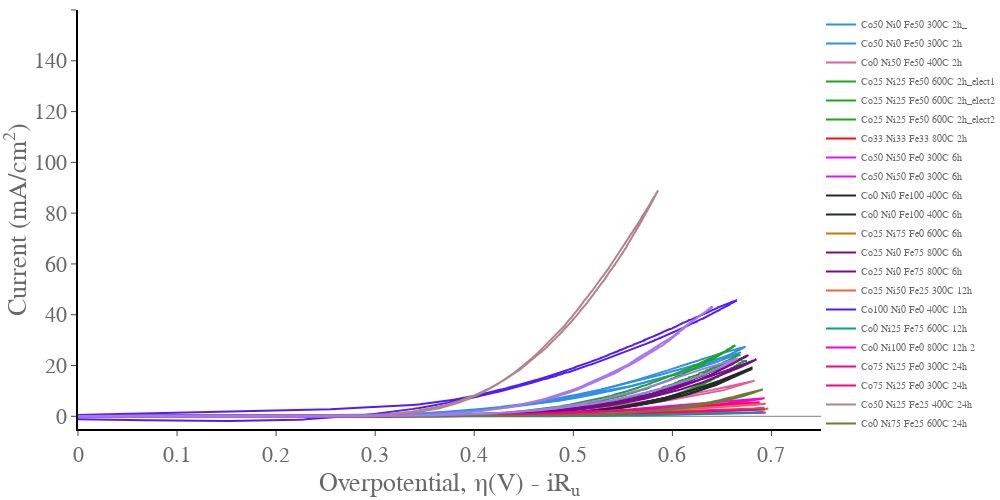

Source (notebook cell):
### Code cell
import plotly.graph_objects as go
import pandas as pd
import plotly.express as px
from EC_data_processing_lib import get_header_length
from EC_data_processing_lib import analyse_file
from EC_data_processing_lib import get_decimal_separator
from Data_setup_TMNML import data_set
import os
from galvani import BioLogic
fig_title = 'TMNS first paper'
fig = go.Figure()
colors = px.colors.qualitative.Dark24

for i in data_set:
    if not os.path.exists(data_set[i]['data_CV']):
        print("File not found: " + file)
        continue
    if data_set[i]['data_CV'].endswith('mpt'):
        headerlength = get_header_length(data_set[i]['data_CV'])
        data = pd.read_csv(data_set[i]['data_CV'], encoding='ansi', sep="\t", decimal=get_decimal_separator(data_set[i]['data_CV']),  skiprows=range(headerlength))
        current_column = '<I>/mA'
    else:
        mpr_file = BioLogic.MPRfile(data_set[i]['data_CV'])
        data = pd.DataFrame(mpr_file.data)
        current_column = 'I/mA'
    cn = data['cycle number']
    data = data[data['cycle number']== float(cn[-1:])] # allowing this comment will plot only the last scan. If you want to plot all of the scans then comment this out. 
    voltage = data['Ewe/V']
    current = data[current_column]
    current = current / data_set[i]['mass']
    voltage_corrected = data['Ewe/V'] - data[current_column] * data_set[i]['Ru']/1000 - data_set[i]['cal'] #does the iR correction converts to overpotential

    fig.add_trace(go.Scatter(
        x=voltage_corrected,
        y=current,
        name= data_set[i]['label'],
        line_color = colors[data_set[i]['color_index']],
    ))
fig.update_xaxes(range=[0.00, 0.750],
    nticks=10,
    ticks='outside',
    showgrid=False, gridwidth=1, gridcolor='grey',
    zeroline=False, zerolinecolor='grey', zerolinewidth= 1,
    showline=True, linewidth=2, linecolor='black')

fig.update_yaxes(range=[-5, 160],
    nticks=10,
    showgrid=False, gridwidth=1, gridcolor='grey',
    ticks='outside',
    zeroline=True, zerolinecolor='grey', zerolinewidth= 1,
    showline=True, linewidth=2, linecolor='black')
fig.update_layout(
    #title="CV",
    
    xaxis_title="Overpotential, η(V) - iR<sub>u</sub>",
    yaxis_title="Current (mA/cm<sup>2</sup>)",
    font=dict(
        family="Times New Roman, monospace",
        size=22,
        color="dimgrey"
        
    )
)

fig.update_layout({
    "plot_bgcolor": "rgba(0, 0, 0, 0)",
    'paper_bgcolor': 'rgba(255, 255, 255, 255)', #sets the background to be transparent... might appear black in .jpeg but will be transparent in the .svg
},
width = 1000,
height = 500,   
legend=dict(
    yanchor="top",
    y=1,
    xanchor="left",
    x=1
),
margin={'t':0,'l':0,'b':0,'r':0},
legend_font_size=10)
fig.show()

fig.write_image(fig_title +' Cyclic Voltammetry.jpeg')
fig.write_image(fig_title + ' Cyclic Voltammetry.svg')

### Figure 1 — Plotly figure (JSON) as saved in the notebook; plotly's stock layout.template omitted (floating-point values rounded to 4 significant figures; data arrays with more than 128 entries replaced by an {"elided": "..."} marker saying what was removed)
{"data": [{"line": {"color": "#2E91E5"}, "name": "Co50 Ni0 Fe50 300C 2h_", "type": "scatter", "x": {"elided": "2000 float values"}, "y": {"elided": "2000 float values"}}, {"line": {"color": "#2E91E5"}, "name": "Co50 Ni0 Fe50 300C 2h", "type": "scatter", "x": {"elided": "2002 float values"}, "y": {"elided": "2002 float values"}}, {"line": {"color": "#E15F99"}, "name": "Co0 Ni50 Fe50 400C 2h", "type": "scatter", "x": {"elided": "2001 float values"}, "y": {"elided": "2001 float values"}}, {"line": {"color": "#1CA71C"}, "name": "Co25 Ni25 Fe50 600C 2h_elect1", "type": "scatter", "x": {"elided": "2244 float values"}, "y": {"elided": "2244 float values"}}, {"line": {"color": "#1CA71C"}, "name": "Co25 Ni25 Fe50 600C 2h_elect2", "type": "scatter", "x": {"elided": "2210 float values"}, "y": {"elided": "2210 float values"}}, {"line": {"color": "#1CA71C"}, "name": "Co25 Ni25 Fe50 600C 2h_elect2", "type": "scatter", "x": {"elided": "2187 float values"}, "y": {"elided": "2187 float values"}}, {"line": {"color": "#FB0D0D"}, "name": "Co33 Ni33 Fe33 800C 2h", "type": "scatter", "x": {"elided": "2002 float values"}, "y": {"elided": "2002 float values"}}, {"line": {"color": "#DA16FF"}, "name": "Co50 Ni50 Fe0 300C 6h", "type": "scatter", "x": {"elided": "2002 float values"}, "y": {"elided": "2002 float values"}}, {"line": {"color": "#DA16FF"}, "name": "Co50 Ni50 Fe0 300C 6h", "type": "scatter", "x": {"elided": "2002 float values"}, "y": {"elided": "2002 float values"}}, {"line": {"color": "#222A2A"}, "name": "Co0 Ni0 Fe100 400C 6h", "type": "scatter", "x": {"elided": "2000 float values"}, "y": {"elided": "2000 float values"}}, {"line": {"color": "#222A2A"}, "name": "Co0 Ni0 Fe100 400C 6h", "type": "scatter", "x": {"elided": "2001 float values"}, "y": {"elided": "2001 float values"}}, {"line": {"color": "#B68100"}, "name": "Co25 Ni75 Fe0 600C 6h", "type": "scatter", "x": {"elided": "2002 float values"}, "y": {"elided": "2002 float values"}}, {"line": {"color": "#750D86"}, "name": "Co25 Ni0 Fe75 800C 6h", "type": "scatter", "x": {"elided": "2000 float values"}, "y": {"elided": "2000 float values"}}, {"line": {"color": "#750D86"}, "name": "Co25 Ni0 Fe75 800C 6h", "type": "scatter", "x": {"elided": "2000 float values"}, "y": {"elided": "2000 float values"}}, {"line": {"color": "#EB663B"}, "name": "Co25 Ni50 Fe25 300C 12h", "type": "scatter", "x": {"elided": "1562 float values"}, "y": {"elided": "1562 float values"}}, {"line": {"color": "#511CFB"}, "name": "Co100 Ni0 Fe0 400C 12h", "type": "scatter", "x": {"elided": "2000 float values"}, "y": {"elided": "2000 float values"}}, {"line": {"color": "#00A08B"}, "name": "Co0 Ni25 Fe75 600C 12h", "type": "scatter", "x": {"elided": "2002 float values"}, "y": {"elided": "2002 float values"}}, {"line": {"color": "#FB00D1"}, "name": "Co0 Ni100 Fe0 800C 12h 2", "type": "scatter", "x": {"elided": "2002 float values"}, "y": {"elided": "2002 float values"}}, {"line": {"color": "#FC0080"}, "name": "Co75 Ni25 Fe0 300C 24h", "type": "scatter", "x": {"elided": "2002 float values"}, "y": {"elided": "2002 float values"}}, {"line": {"color": "#FC0080"}, "name": "Co75 Ni25 Fe0 300C 24h", "type": "scatter", "x": {"elided": "2002 float values"}, "y": {"elided": "2002 float values"}}, {"line": {"color": "#B2828D"}, "name": "Co50 Ni25 Fe25 400C 24h", "type": "scatter", "x": {"elided": "2002 float values"}, "y": {"elided": "2002 float values"}}, {"line": {"color": "#6C7C32"}, "name": "Co0 Ni75 Fe25 600C 24h", "type": "scatter", "x": {"elided": "2002 float values"}, "y": {"elided": "2002 float values"}}, {"line": {"color": "#A777F1"}, "name": "Co75 Ni0 Fe25 800C 24h", "type": "scatter", "x": {"elided": "2002 float values"}, "y": {"elided": "2002 float values"}}, {"line": {"color": "#A777F1"}, "name": "Co75 Ni0 Fe25 800C 24h", "type": "scatter", "x": {"elided": "2002 float values"}, "y": {"elided": "2002 float values"}}], "layout": {"font": {"color": "dimgrey", "family": "Times New Roman, monospace", "size": 22}, "height": 500, "legend": {"font": {"size": 10}, "x": 1, "xanchor": "left", "y": 1, "yanchor": "top"}, "margin": {"b": 0, "l": 0, "r": 0, "t": 0}, "paper_bgcolor": "rgba(255, 255, 255, 255)", "plot_bgcolor": "rgba(0, 0, 0, 0)", "width": 1000, "xaxis": {"gridcolor": "grey", "gridwidth": 1, "linecolor": "black", "linewidth": 2, "nticks": 10, "range": [0, 0.75], "showgrid": false, "showline": true, "ticks": "outside", "title": {"text": "Overpotential, η(V) - iR<sub>u</sub>"}, "zeroline": false, "zerolinecolor": "grey", "zerolinewidth": 1}, "yaxis": {"gridcolor": "grey", "gridwidth": 1, "linecolor": "black", "linewidth": 2, "nticks": 10, "range": [-5, 160], "showgrid": false, "showline": true, "ticks": "outside", "title": {"text": "Current (mA/cm<sup>2</sup>)"}, "zeroline": true, "zerolinecolor": "grey", "zerolinewidth": 1}}}
